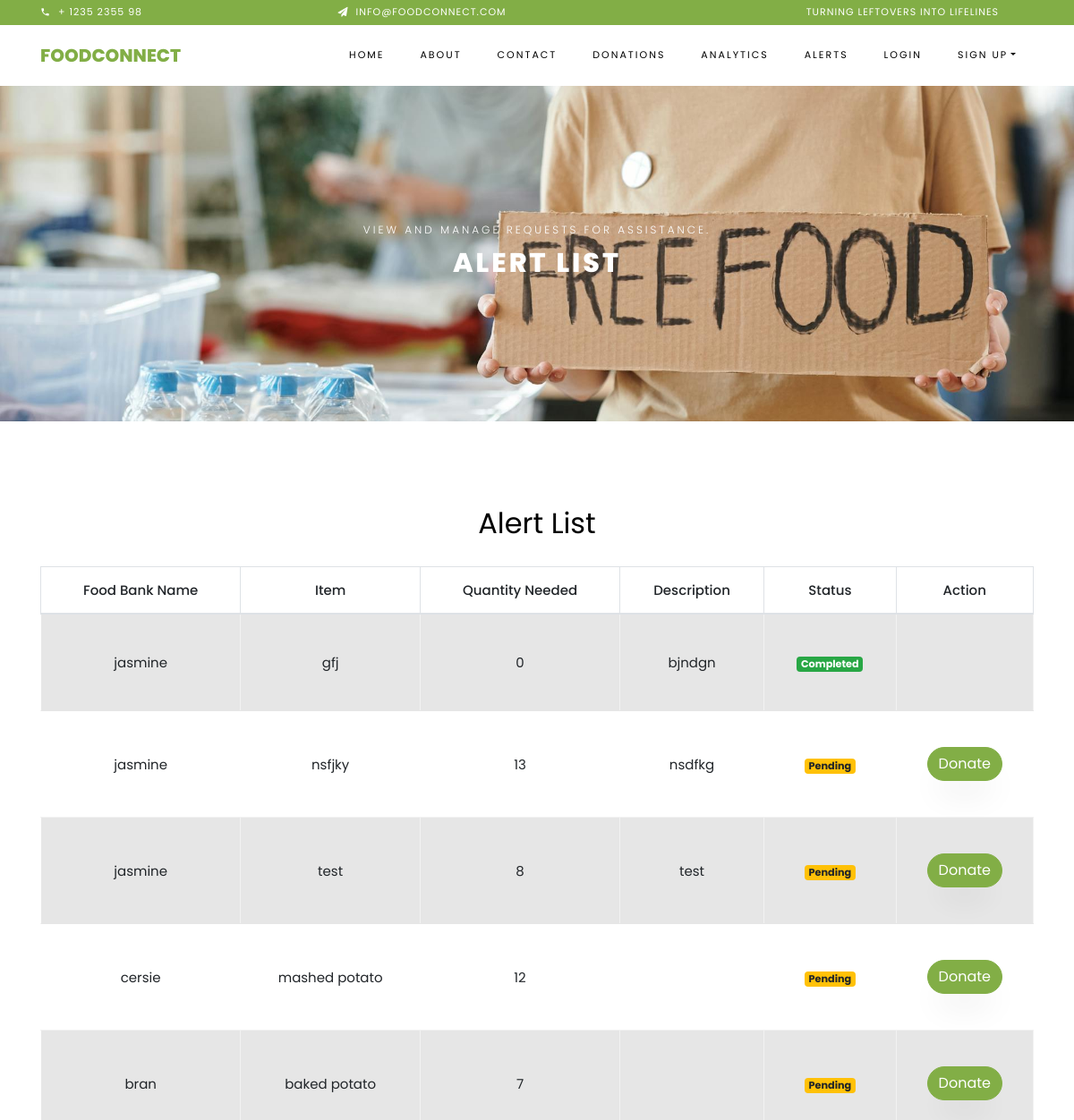
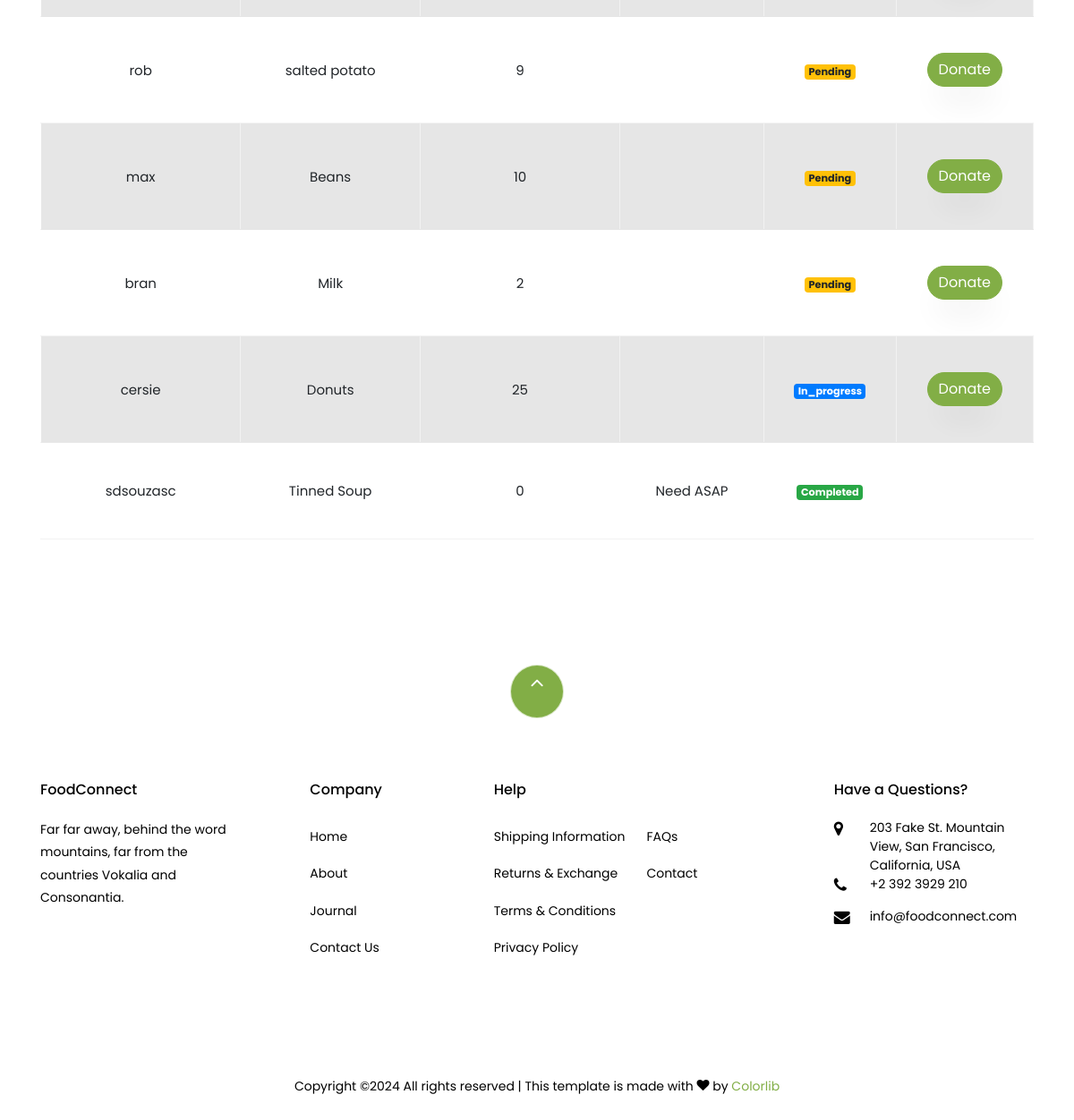
The page /alerts/alerts/ on the database its author committed (2 pictures, top to bottom).
### alerts/models.py (models this page shows, shortened)
class Alert(models.Model):
    item_name = models.CharField(max_length=100)
    quantity_needed = models.PositiveIntegerField()
    urgency_level = models.CharField(
        max_length=20,
        choices=[('low', 'Low'), ('medium', 'Medium'), ('high', 'High')],
        default='medium'
    )
    created_by = models.ForeignKey(
        User,
        on_delete=models.SET_NULL,
        null=True,
        related_name="created_alerts"
    )
    date_created = models.DateTimeField(auto_now_add=True)
    description = models.TextField(blank=True, null=True)
    is_active = models.BooleanField(default=True)
    last_updated = models.DateTimeField(auto_now=True)

### alerts/views.py (the view)
# urls.py: path('alerts/', views.alert_list, name='alert_list'),
def alert_list(request):
    alerts = Alert.objects.filter(is_active=True)
    if hasattr(request.user, 'foodbank'):
        alerts = alerts.filter(created_by=request.user)
    for alert in alerts:
        total_donated = alert.responses.aggregate(total=Sum('quantity_donated'))['total'] or 0
        alert.total_quantity_donated = total_donated
        alert.remaining_quantity_needed = alert.quantity_needed - total_donated
        alert.hide_donate_button = total_donated >= alert.quantity_needed  # Add this flag
        if total_donated == 0:
            alert.response_status = "pending"
        elif total_donated < alert.quantity_needed:
            alert.response_status = "in_progress"
        else:
            alert.response_status = "completed"
    return render(request, 'webpages/alert_list.html', {'alerts': alerts})

### templates/webpages/alert_list.html
{% extends 'webpages/base.html' %}
{% load static %}
{% block content %}
    <div class="hero-wrap hero-bread" style="background-image: url('{% static "images/alert-bg.jpg" %}');">
      <div class="container">
        <div class="row no-gutters slider-text align-items-center justify-content-center">
          <div class="col-md-9 ftco-animate text-center">
          	<p class="breadcrumbs">
                <span>View and Manage Requests for Assistance.</span>
            </p>
            <p class="mb-0 bread">Alert List</p>
          </div>
        </div>
      </div>
    </div>
<section class="ftco-section testimony-section">
    <div class="container">
        <div class="row mb-5 pb-3">
            <div class="col-md-12">
                <h2 class="mb-4 text-center">Alert List</h2>
                <table class="table table-bordered table-striped">
                    <thead>
                        <tr>
                            <th>Food Bank Name</th>
                            <th>Item</th>
                            <th>Quantity Needed</th>
                            <th>Description</th>
                            <th>Status</th>
                            <th>Action</th>
                        </tr>
                    </thead>
                    <tbody>
                        {% for alert in alerts %}
                        <tr>
                            <td>{{ alert.created_by.username }}</td>
                            <td>{{ alert.item_name }}</td>
                            <td>{{ alert.remaining_quantity_needed }}</td>
                            <td>{{ alert.description }}</td>
                            <td>
                                <span class="badge
                                    {% if alert.response_status == 'pending' %} badge-warning
                                    {% elif alert.response_status == 'in_progress' %} badge-primary
                                    {% elif alert.response_status == 'completed' %} badge-success
                                    {% endif %}">
                                    {{ alert.response_status|capfirst }}
                                </span>
                            </td>
                            <td>
                                {% if not alert.hide_donate_button %}
                                <a href="{% url 'respond_to_donation' alert.id %}" class="btn btn-primary">Donate</a>
                                {% endif %}
                            </td>
                        </tr>
                        {% empty %}
                        <tr>
                            <td colspan="6" class="text-center">No alerts available.</td>
                        </tr>
                        {% endfor %}
                    </tbody>
                </table>
            </div>
        </div>
    </div>
</section>
{% endblock %}

### rows shown on the page
Alert: created_by.username "jasmine", item_name "gfj", remaining_quantity_needed "0", description "bjndgn", response_status "Completed"
Alert: created_by.username "jasmine", item_name "nsfjky", remaining_quantity_needed "13", description "nsdfkg", response_status "Pending", shows "Donate"
Alert: created_by.username "jasmine", item_name "test", remaining_quantity_needed "8", description "test", response_status "Pending", shows "Donate"
Alert: created_by.username "cersie", item_name "mashed potato", remaining_quantity_needed "12", response_status "Pending", shows "Donate"
Alert: created_by.username "bran", item_name "baked potato", remaining_quantity_needed "7", response_status "Pending", shows "Donate"
Alert: created_by.username "rob", item_name "salted potato", remaining_quantity_needed "9", response_status "Pending", shows "Donate"
Alert: created_by.username "max", item_name "Beans", remaining_quantity_needed "10", response_status "Pending", shows "Donate"
Alert: created_by.username "bran", item_name "Milk", remaining_quantity_needed "2", response_status "Pending", shows "Donate"
Alert: created_by.username "cersie", item_name "Donuts", remaining_quantity_needed "25", response_status "In_progress", shows "Donate"
Alert: created_by.username "sdsouzasc", item_name "Tinned Soup", remaining_quantity_needed "0", description "Need ASAP", response_status "Completed"
